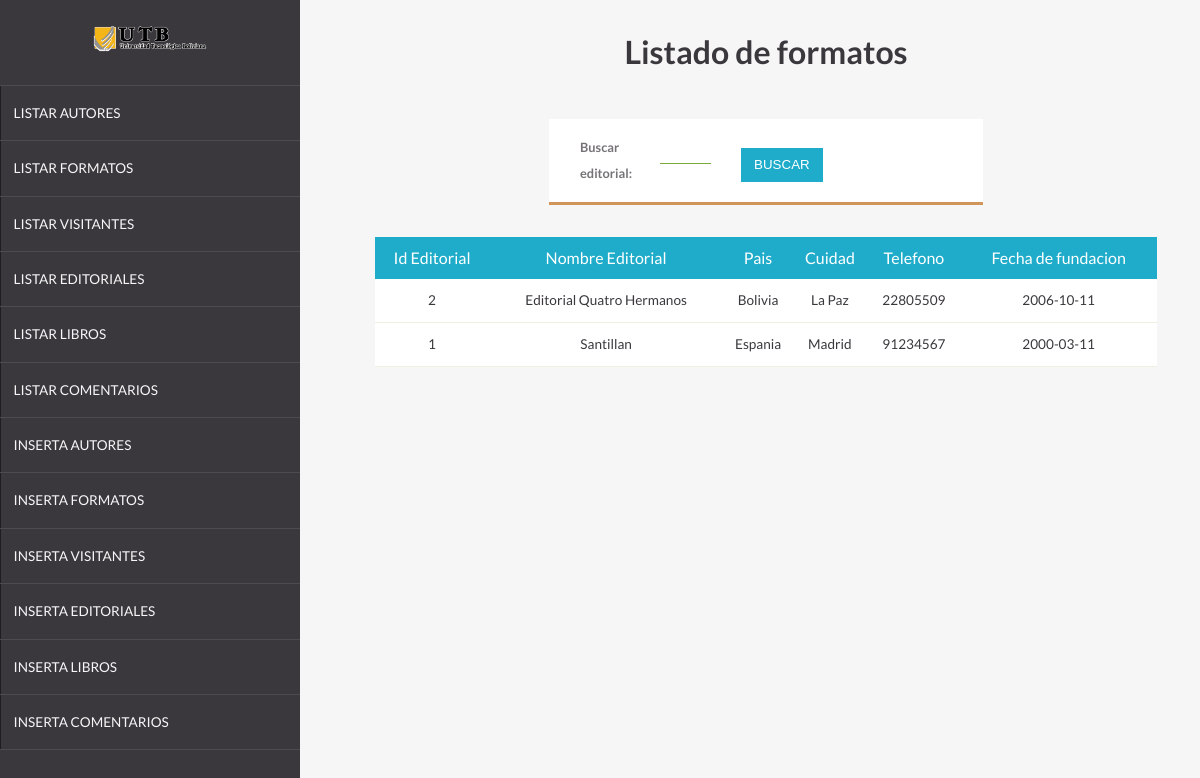
The app's page /listarEditoriales.php with its own data.
### tables this page shows
CREATE TABLE `editoriales` (
  `idEditorial` int(11) NOT NULL,
  `nombre` varchar(40) NOT NULL,
  `pais` varchar(50) DEFAULT NULL,
  `ciudad` varchar(50) DEFAULT NULL,
  `telefono` varchar(15) DEFAULT NULL,
  `anioFundacion` date DEFAULT NULL
);

### buscarEditoriales.php (the view, shortened to what this page needs)
<?php
    include 'conexion.php';
    if(isset($_POST['enviar'])){
        $nombre = $_POST['nom-editorial'];
        $consulta="select * from editoriales where nombre like'%$nombre%' order by idEditorial desc";
    }else{
        $consulta="select * from editoriales order by idEditorial desc";
    }
    $resultado=mysqli_query($conexion,$consulta) or die("Algo ha salido mal en la consulta");
    echo"<table class='listado'>";
    echo"<tr>";
    echo"<th>Id Editorial</th>";
    echo"<th>Nombre Editorial</th>";
    echo"<th>Pais</th>";
    echo"<th>Cuidad</th>";
    echo"<th>Telefono</th>";
    echo"<th>Fecha de fundacion</th>";
    echo"</tr>";
    while($columna=mysqli_fetch_array($resultado)){
        echo"<tr>";
        echo"<td>".$columna['idEditorial']."</td><td>".$columna['nombre']."</td><td>".$columna['pais']."</td><td>".$columna['ciudad']."</td><td>".$columna['telefono']."</td><td>".$columna['anioFundacion']."</td>";
        echo"</tr>";
    }
    echo"</table>";
?>

### css/estilos.css (style rules this page uses)
*,*:before,*:after { box-sizing:border-box }
body { margin:0;font-family:sans-serif }
body { background:#F6F6F6;display:-webkit-flex;display:-ms-flexbox;display:flex;-webkit-flex-direction:column;-ms-flex-direction:column;flex-direction:column;min-height:100vh;color:#3A383D;font-family:'Lato', sans-serif }
.listado { background:#fff;width:90%;margin-left:auto;margin-right:auto;border-collapse:collapse;margin-top:2em }
.listado th { background:#1FACCA;line-height:2.5;color:#fff;font-weight:normal }
.listado td { border-bottom:1px solid rgba(122,169,60,0.15) }
.listado td { line-height:3;font-size:.85em;text-align:center }

### records on screen
editoriales: idEditorial "2", nombre "Editorial Quatro Hermanos", pais "Bolivia", ciudad "La Paz", telefono "22805509", anioFundacion "2006-10-11"
editoriales: idEditorial "1", nombre "Santillan", pais "Espania", ciudad "Madrid", telefono "91234567", anioFundacion "2000-03-11"
